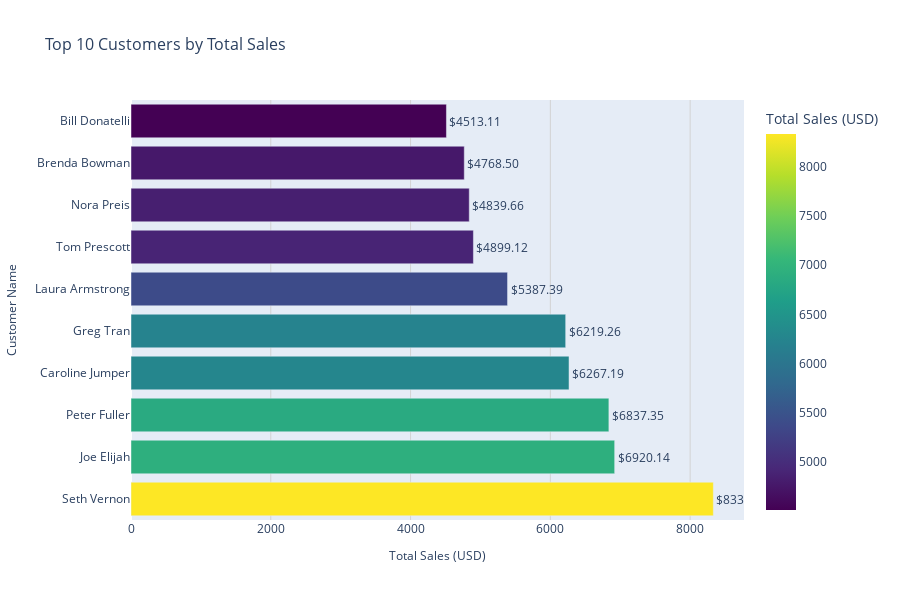

This figure's notebook cell:
### Markdown cell above
#### Observations:
Above figure shows monthly sales trends for top furniture category.Highest sales is for chair in mostly December & January month.

### Code cell
# Calculate top 10 customers by total sales
top_customers = data.groupby('customer_name')['sales'].sum().sort_values(ascending=False).head(10).reset_index()
top_customers.columns = ['Customer Name', 'Total Sales']

# Create a Plotly bar chart
fig = px.bar(
    top_customers,
    x='Total Sales',
    y='Customer Name',
    orientation='h',  # Horizontal bar chart
    title='Top 10 Customers by Total Sales',
    text='Total Sales',  # Add labels directly to the bars
    labels={'Total Sales': 'Total Sales (USD)', 'Customer Name': 'Customer Name'},
    color='Total Sales',
    color_continuous_scale='viridis'
)

# Customize layout
fig.update_traces(
    texttemplate='$%{text:.2f}',  # Format labels as currency
    textposition='outside'  # Position labels outside the bars
)

fig.update_layout(
    title_font_size=16,
    xaxis_title_font_size=12,
    yaxis_title_font_size=12,
    height=600,
    width=900,
    xaxis=dict(showgrid=True, gridcolor='lightgray')
)

# Show the plot
fig.show()

### Figure 1 — Plotly figure (JSON) as saved in the notebook; plotly's stock layout.template omitted (floating-point values rounded to 4 significant figures)
{"data": [{"alignmentgroup": "True", "hovertemplate": "Total Sales (USD)=%{marker.color}<br>Customer Name=%{y}<extra></extra>", "legendgroup": "", "marker": {"color": [8332.0, 6920.0, 6837.0, 6267.0, 6219.0, 5387.0, 4899.0, 4840.0, 4768.0, 4513.0], "coloraxis": "coloraxis", "pattern": {"shape": ""}}, "name": "", "offsetgroup": "", "orientation": "h", "showlegend": false, "text": [8332.0, 6920.0, 6837.0, 6267.0, 6219.0, 5387.0, 4899.0, 4840.0, 4768.0, 4513.0], "textposition": "outside", "texttemplate": "$%{text:.2f}", "type": "bar", "x": [8332.0, 6920.0, 6837.0, 6267.0, 6219.0, 5387.0, 4899.0, 4840.0, 4768.0, 4513.0], "xaxis": "x", "y": ["Seth Vernon", "Joe Elijah", "Peter Fuller", "Caroline Jumper", "Greg Tran", "Laura Armstrong", "Tom Prescott", "Nora Preis", "Brenda Bowman", "Bill Donatelli"], "yaxis": "y"}], "layout": {"barmode": "relative", "coloraxis": {"colorbar": {"title": {"text": "Total Sales (USD)"}}, "colorscale": [[0, "#440154"], [0.1111, "#482878"], [0.2222, "#3e4989"], [0.3333, "#31688e"], [0.4444, "#26828e"], [0.5556, "#1f9e89"], [0.6667, "#35b779"], [0.7778, "#6ece58"], [0.8889, "#b5de2b"], [1, "#fde725"]]}, "height": 600, "legend": {"tracegroupgap": 0}, "title": {"font": {"size": 16}, "text": "Top 10 Customers by Total Sales"}, "width": 900, "xaxis": {"anchor": "y", "domain": [0, 1], "gridcolor": "lightgray", "showgrid": true, "title": {"font": {"size": 12}, "text": "Total Sales (USD)"}}, "yaxis": {"anchor": "x", "domain": [0, 1], "title": {"font": {"size": 12}, "text": "Customer Name"}}}}
